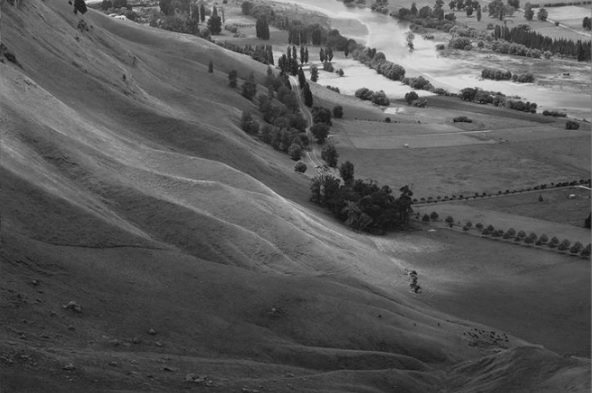
#> input picture python/cv_data/Hawkes.jpg, 592 x 393 px, given in place of the camera
$ jupyter execute --allow-errors opencv.ipynb
#> lines starting #> are read from the running program, lines starting #| are printed output that depends on the picture
[cell 1]
import cv2

[cell 2]
import cv2

capture = cv2.VideoCapture(0)
capture.set(cv2.CAP_PROP_FRAME_WIDTH, 640)
capture.set(cv2.CAP_PROP_FRAME_HEIGHT, 480)

while True:
    ret, frame = capture.read()
#> frame is the input picture: shape (393, 592, 3); min 13, max 230, mean 88.3
    src = cv2.cvtColor(frame, cv2.COLOR_BGR2GRAY)
    src_canny = cv2.Canny(src, 50, 100)
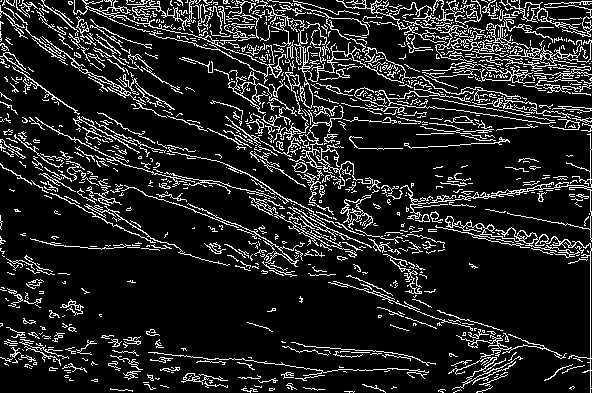
#> src_canny: shape (393, 592); 13.6% white in thin lines or dots
    cv2.imshow("VideoFrame", frame)
    cv2.imshow("Canny", src_canny)

    if cv2.waitKey(10) == 27:
#> (key Esc is pressed here)
        break

capture.release()
cv2.destroyAllWindows()

[cell 3]
import numpy as np
import matplotlib.pyplot as plt

from PIL import Image

[cell 4]
pic = Image.open('./cat.bmp')
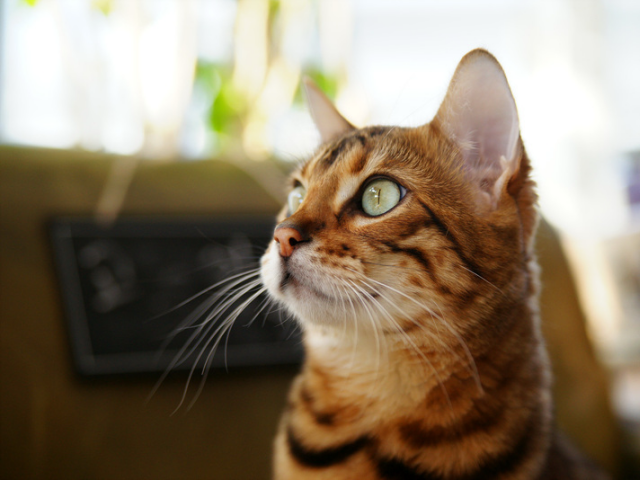
#> input picture python/cv_data/cat.bmp, 640 x 480 px
#> pic is the input picture: PIL image 640x480 RGB; mean R, G, B 140.8, 125.6, 104.5
pic

[cell 5]
type(pic)

[cell 6]
pic_arr = np.asarray(pic)

[cell 7]
type(pic_arr)

[cell 8]
pic_arr.shape
#> Out = (480, 640, 3)

[cell 9]
plt.imshow(pic_arr)

[cell 10]
pic_red = pic_arr.copy()
plt.imshow(pic_red[:,:,0])
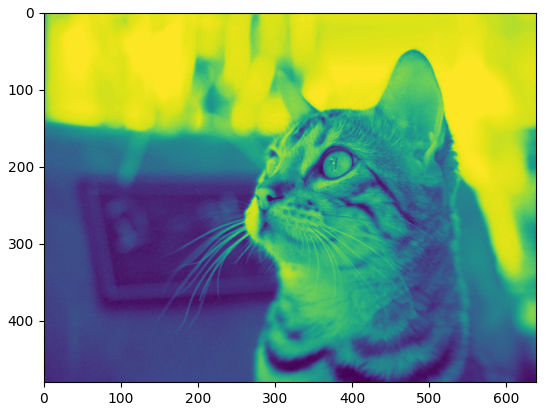
#> figure drawn by matplotlib, 1 panel

[cell 11]
pic_red = pic_arr.copy()
plt.imshow(pic_red[:,:,0], cmap='gray')
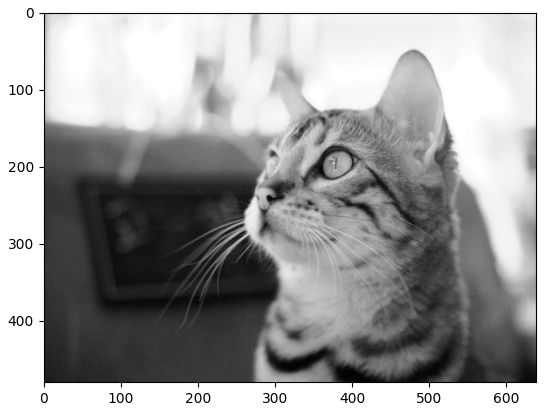
#> figure drawn by matplotlib, 1 panel

[cell 12]
tmp = cv2.imread('./cat.bmp')
type(tmp)

[cell 13]
tmp.shape
#> Out = (480, 640, 3)

[cell 14]
plt.imshow(tmp)

[cell 15]
fix_img = cv2.cvtColor(tmp, cv2.COLOR_BGR2RGB)
plt.imshow(fix_img)

[cell 16]
import cv2
import matplotlib.pyplot as plt

[cell 17]
img1 = cv2.imread('./tree.bmp')
#> (the rest of this cell did not finish here and is left out)

[cell 18]
img2 = cv2.imread('./watermark_no_copy.png')
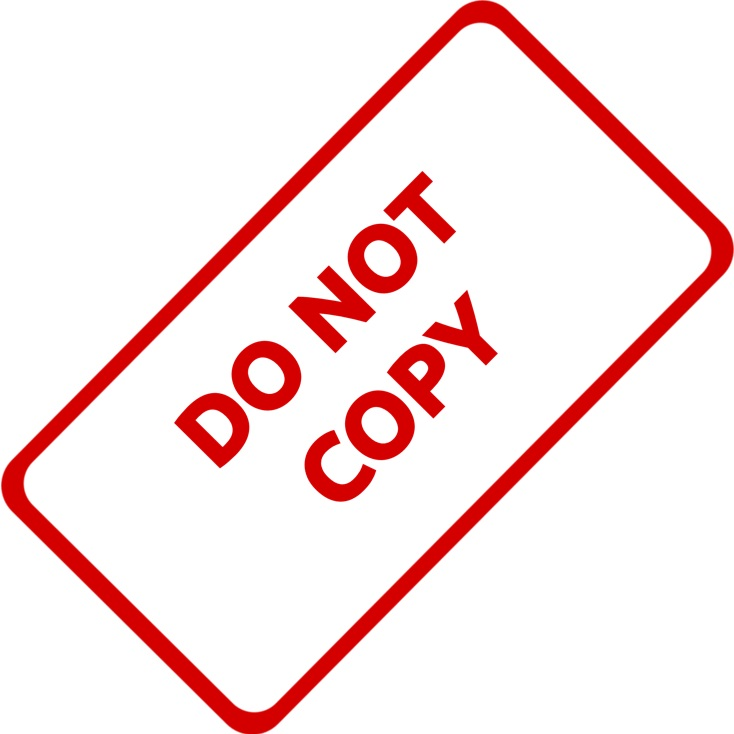
#> input picture python/cv_data/watermark_no_copy.png, 734 x 734 px
#> img2 is the input picture: shape (734, 734, 3); mean B, G, R 228.1, 228.1, 250
img2 = cv2.cvtColor(img2, cv2.COLOR_BGR2RGB)
plt.imshow(img2)

#> (a cell that did not finish here is left out)

#> (a cell that did not finish here is left out)

#> (a cell that did not finish here is left out)

#> (a cell that did not finish here is left out)

[cell 23]
img2 = cv2.resize(img2, (600,600))
#> img2: shape (600, 600, 3)
plt.imshow(img2)

[cell 24]
large_img = img1
small_img = img2

x_offset = 0
y_offset = 0

[cell 25]
x_end = x_offset + small_img.shape[1]
#> x_end = 600
y_end = y_offset + small_img.shape[0]
#> y_end = 600

#> (the rest of this cell did not finish here and is left out)
